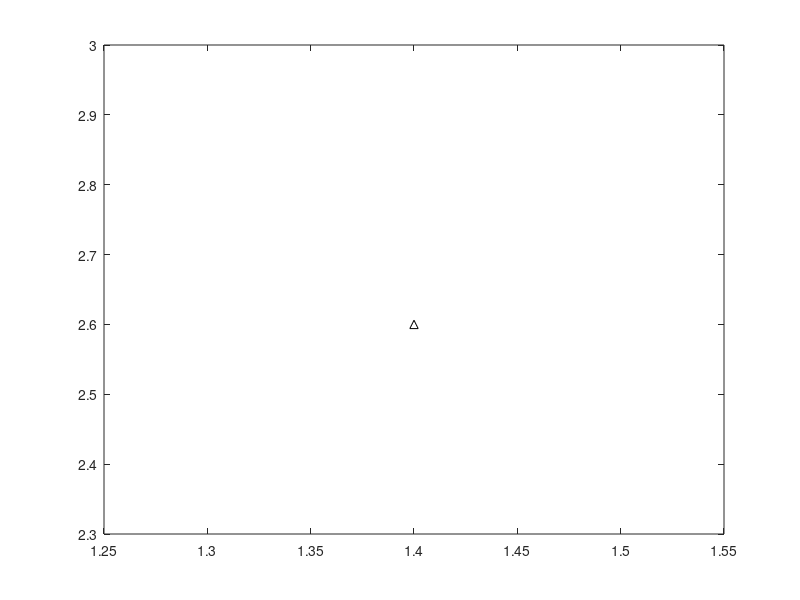

The MATLAB script that drew this image: (Note: this script raises an error after producing the figure.)
clc; clear; close all;

H=[2  0; 0 18]; g=[-10 -54]';              % H, g                  
Ac=[-1  0;  0 -1;  1  1]; bc=[0 0 4];      % Ac, bc
hranice=[-6 6];                            % Hranice
[uast,f]=quadprog(H,g,Ac,bc)               % Riesenie QP
plot(uast(1),uast(2),'k^')                 % Zobraz u*
hold on                                    % Podrz graf

vykreslitvrstevnice(H,g,hranice,100)       % Vrstevn. f
vykreslitobmedzenia(Ac(3,:),bc(3),hranice) % Obmedzenie
vykreslitgradient(H,g,hranice,f)           % Gradient f
vykreslitgradobm(Ac,bc,3,hranice)          % Gradient g
axis([hranice [-5 6]])                     % Zobrazenie

nf = H*uast+g;                             % nf f(uast)
quiver(uast(1),uast(2), nf(1),nf(2),0);    % Zobraz nf.
ng = Ac(3,:);                              % ng g3(uast)
quiver(uast(1),uast(2), ng(1),ng(2),0);    % Zobraz ng.
legend('u^{\ast}','Vrstevnice f(u)','u^{\circ}','Obmedzenie i=3','Vrstevnica v f(u^{\ast})','\nabla f(u)','\nabla g_3(u)','\nabla f(u^{\ast})','\nabla g_3(u^{\ast})')

